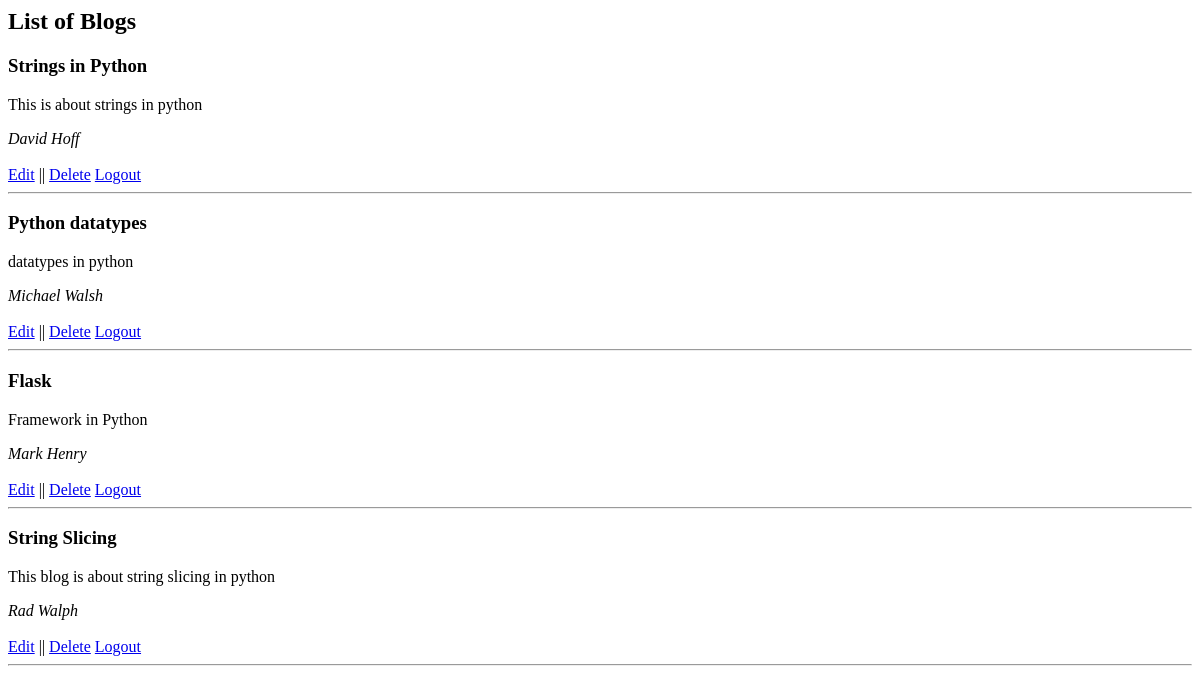
The page /demo/list on the database as committed earlier.
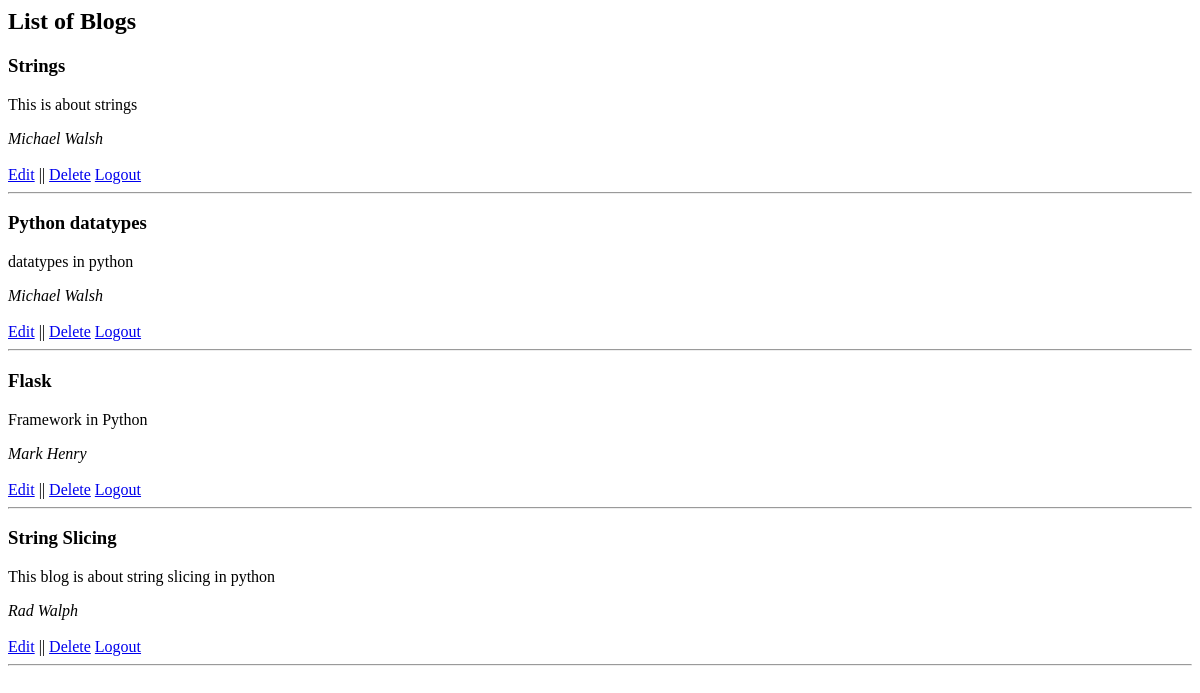
The same page on the database as committed later.
### blog/models.py (models this page shows)
class Blog(models.Model):
    title = models.CharField(max_length=100)
    author = models.CharField(max_length=150)
    description = models.TextField()
    is_published = models.BooleanField(default=False)
    published_on = models.DateTimeField()

### blog/views.py (the view)
# urls.py: path('demo/list',list_blogs,name='list'),
def list_blogs(request):
    blog = Blog.objects.all()
    print(request.user)
    return render(request,'list.html', {'blog': blog})

### templates/list.html
<div>
    <h2>List of Blogs</h2>
    {% for blog in blog %}
       <h3><b>{{blog.title}}</b></h3>
       <p>{{blog.description}}</p>
       <em>{{blog.author}}</em><br>
       <br>
       <a href = "/demo/{{blog.id}}/update">Edit</a> || <a href="/demo/{{blog.id}}/delete">Delete</a>
       <a href = "{% url 'user_logout' %}">Logout</a>
       <hr>
    {%endfor%}
</div>

Rows that differ between the two databases and show on the page:
changed Blog: title "Strings in Python" → "Strings"; description "This is about strings in python" → "This is about strings"; author "David Hoff" → "Michael Walsh"
